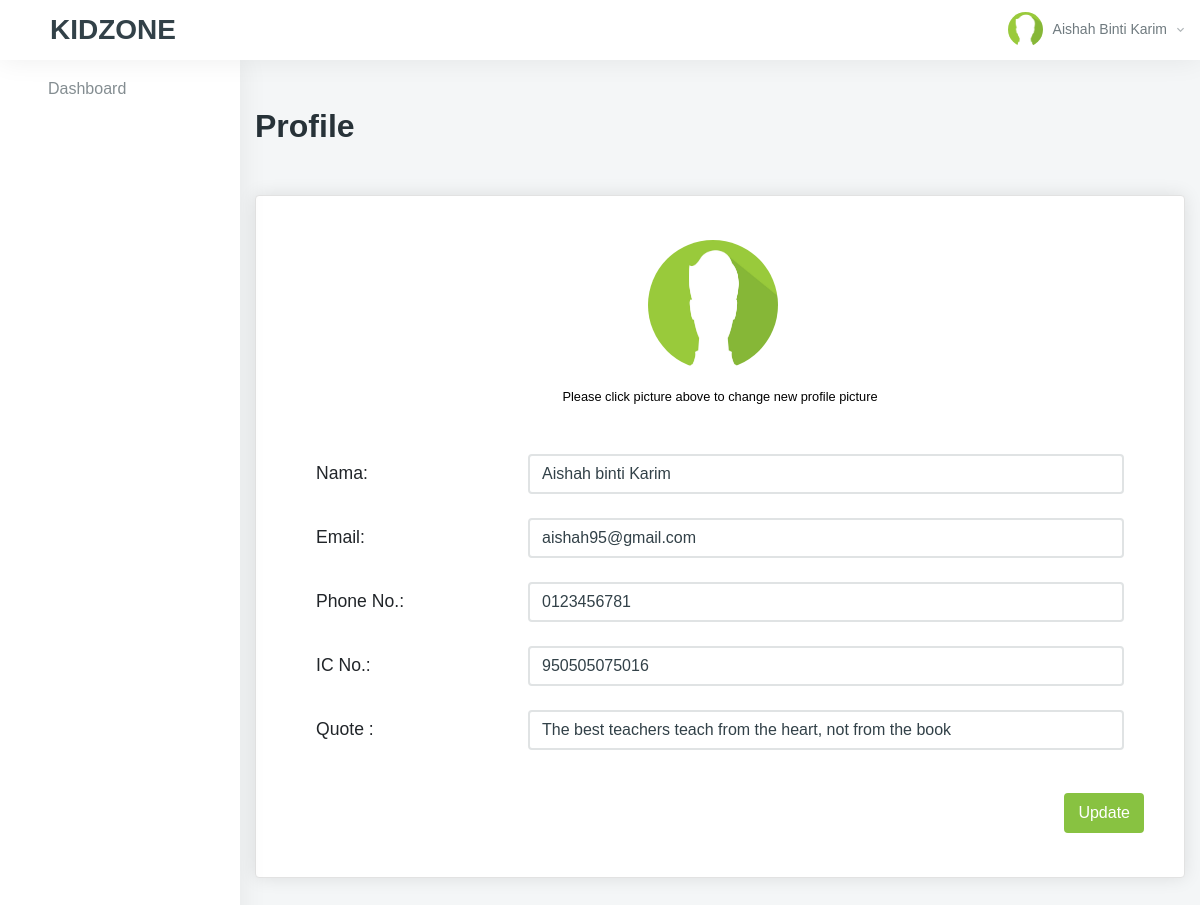
Screenshot of /instructor/profile.php (signed in) with the database file from the repository.
### tables this page shows
CREATE TABLE `instructor` (
  `instructor_id` int(11) NOT NULL,
  `instructor_name` varchar(80) NOT NULL,
  `instructor_email` varchar(80) NOT NULL,
  `instructor_password` varchar(80) NOT NULL,
  `instructor_ic` varchar(30) NOT NULL,
  `instructor_phone_number` varchar(30) NOT NULL,
  `instructor_quotes` varchar(255) DEFAULT NULL,
  `instructor_qualification` varchar(80) NOT NULL DEFAULT 'Degree',
  `instructor_pic_path` varchar(80) DEFAULT 'default.png',
  `instructor_path_file` varchar(80) NOT NULL
);

### instructor/profile.php (the view, shortened to what this page needs)
<?php
include "../resources/conn.php";
$name = $ic = $email = $phone = $quote = $path = '';
$instructor_id = $_SESSION['instructor_id'];
$sql100 = "SELECT * FROM instructor WHERE instructor_id = ". $instructor_id ."";
$result100  = $conn->query($sql100 );
if ($result100->num_rows > 0) {
    $row100 = $result100->fetch_assoc();
    $name100 = $row100['instructor_name'];
    $path100 = $row100['instructor_pic_path'];
}
$sql = "SELECT * FROM instructor WHERE instructor_id = " . $instructor_id . "";
$result = $conn->query($sql);
if ($result->num_rows > 0) {
    $row = $result->fetch_assoc();
    $name = $row['instructor_name'];
    $ic = $row['instructor_ic'];
    $email = $row['instructor_email'];
    $phone = $row['instructor_phone_number'];
    $quote = $row['instructor_quotes'];
    $path  = $row['instructor_pic_path'];
}
?>
<!DOCTYPE html>
<html lang="en">
<head>
    <link href="../resources/vendors/vectormap/jquery-jvectormap-2.0.3.css" rel="stylesheet" type="text/css" />
    <link href="../resources/vendors/jquery-toggles/css/toggles.css" rel="stylesheet" type="text/css">
    <link href="../resources/vendors/jquery-toggles/css/themes/toggles-light.css" rel="stylesheet" type="text/css">
    <link href="../resources/vendors/jquery-toast-plugin/dist/jquery.toast.min.css" rel="stylesheet" type="text/css">
    <link href="../resources/vendors/datatables.net-dt/css/jquery.dataTables.min.css" rel="stylesheet" type="text/css" />
    <link href="../resources/vendors/datatables.net-responsive-dt/css/responsive.dataTables.min.css" rel="stylesheet" type="text/css" />
    <link href="../resources/dist/css/style.css" rel="stylesheet" type="text/css">
</head>
<body>
    <div class="hk-wrapper hk-vertical-nav">
        <nav class="navbar navbar-expand-xl navbar-light fixed-top hk-navbar hk-navbar-alt">
            <nav class="navbar navbar-light ">
                <span class="navbar-brand mb-0 h3" style="font-weight: bold;">KIDZONE</span>
            </nav>
            <ul class="navbar-nav hk-navbar-content">
                <li class="nav-item dropdown dropdown-authentication">
                    <a class="nav-link dropdown-toggle no-caret" href="#" role="button" data-toggle="dropdown" aria-haspopup="true" aria-expanded="false">
                        <div class="media">
                            <div class="media-img-wrap">
                                <div class="avatar">
                                    <img src="../resources/img/profile/<?php echo $path100; ?>" alt="user" class="avatar-img rounded-circle">
                                </div>
                            </div>
                            <div class="media-body">
                                <span><?php echo $name100; ?><i class="zmdi zmdi-chevron-down"></i></span>
                            </div>
                        </div>
                    </a>
                </li>
            </ul>
        </nav>
        <nav class="hk-nav hk-nav-light ">
            <div class="nicescroll-bar">
                <div class="navbar-nav-wrap">
                    <ul class="navbar-nav flex-column">
                        <li class="nav-item ">
                            <a class="nav-link" href="index.php">
                                <span class="nav-link-text">Dashboard</span>
                            </a>
                        </li>
                    </ul>
                </div>
            </div>
        </nav>
        <div class="hk-pg-wrapper">
            <div class="container mt-xl-50 mt-sm-30 mt-15">
                <div class="hk-pg-header align-items-top">
                    <div>
                        <h2 class="hk-pg-title font-weight-600 mb-10">Profile</h2>
                    </div>
                </div>
                <div class="row">
                    <div class="col-xl-12">
                        <form method="POST" enctype="multipart/form-data">
                            <section class="hk-sec-wrapper">
                                <div class="row">
                                    <div class="col-sm">
                                        <div class="media pa-20 rounded" style="padding-bottom: 0 !important;">
                                            <label for="file-input" style="margin-right:auto !important; margin-left:auto !important;">
                                                <img class="mr-15 circle d-130" src="../resources/img/profile/<?php echo $path; ?>" alt="Generic placeholder image">
                                            </label>
                                        </div>
                                    </div>
                                </div>
                                <div class="row">
                                    <div class="col-sm">
                                        <div class="media rounded">
                                            <small style="margin-right:auto !important; margin-left:auto !important;">Please click picture above to change new profile picture</small>
                                        </div>
                                    </div>
                                </div>
                                <div class="row">
                                    <div class="col-sm">
                                        <div class="media pa-20 rounded">
                                            <div class="media-body mt-15" style="font-size:110%;">
                                                <table class="table table-md pb-30 table-flush">
                                                    <tbody>
                                                        <tr>
                                                            <td style="width: 25%;">Nama: </td>
                                                            <td>
                                                                <input name="name" placeholder="Name" class="form-control <?php echo $name_feedback; ?>" type="text" value="<?php echo $name ?>">
                                                            </td>
                                                        </tr>
                                                        <tr>
                                                            <td style="width: 25%;">Email: </td>
                                                            <td>
                                                                <input placeholder="Email Address" name="email" class="form-control  <?php echo $email_feedback; ?>" type="text" value="<?php echo $email ?>">
                                                            </td>
                                                        </tr>
                                                        <tr>
                                                            <td style="width: 25%;">Phone No.: </td>
                                                            <td>
                                                                <input name="phone" placeholder="Phone Number" class="form-control  <?php echo $phone_feedback; ?>" type="text" value="<?php echo $phone ?>">
                                                            </td>
                                                        </tr>
                                                        <tr>
                                                            <td style="width: 25%;">IC No.: </td>
                                                            <td>
                                                                <input name="ic" placeholder="IC Number" class="form-control  <?php echo $ic_feedback; ?>" type="text" value="<?php echo $ic ?>">
                                                            </td>
                                                        </tr>
                                                        <tr>
                                                            <td style="width: 25%;">Quote : </td>
                                                            <td>
                                                                <input name="quote" placeholder="Quote" class="form-control  <?php echo $quote_feedback; ?>" type="text" value="<?php echo $quote ?>">
                                                            </td>
                                                        </tr>
                                                    </tbody>
                                                </table>
                                                <button name="update" class="btn btn-primary mt-15" style="float: right;">Update</button>
                                            </div>
                                        </div>
                                    </div>
                                </div>
                            </section>
                        </form>
                    </div>
                </div>
            </div>
        </div>
    </div>
</body>
</html>

### rows the page displays
instructor: instructor_pic_path (placeholder picture), instructor_name "Aishah Binti Karim", name "Aishah binti Karim", email "aishah95@gmail.com", phone "0123456781", ic "950505075016", quote "The best teachers teach from the heart, not from the book"
